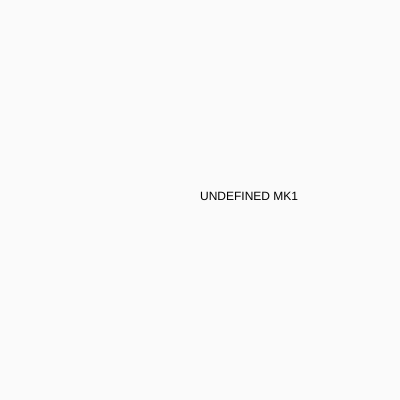
Frame 1 (no input)
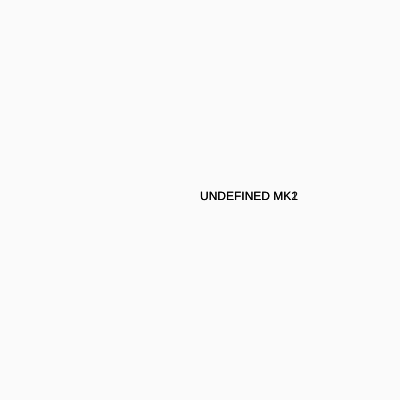
Frame 2 (the mouse pressed at the canvas centre, redrawn once)

The p5.js sketch that drew these frames (run headless with seeded random() and noise() and a simulated clock; the mouse was pressed at the canvas centre and the sketch redrawn once):

// p5.js sketch
// ── sketch.js
const ngrams = {};

const txt = ``;

const n = 1;
const desiredWordLength = 4;

function setup() {
  createCanvas(400, 400);
  background(250);
  noLoop();
}

// Start with an arbitrary ngram

function draw() {
  const words = txt.split(/\W+/);
  words.forEach(w => {
    const word = w.toLowerCase();
    for (var i = 0; i < word.length - n; i++) {
      // look at an ngram
      const gram = word.substring(i, i + n);
      // look at the next character
      const next = word.charAt(i + n);
      // if this is a new one, make an empty array
      if (!ngrams.hasOwnProperty(gram)) {
        ngrams[gram] = [];
      }
      // add the character as a possible outcome

      ngrams[gram].push(next);
    }
  });

  const keys = Object.keys(ngrams);
  let curr = keys[floor(random(keys.length))];
  let finalWord = curr;

  for (var i = 0; i < desiredWordLength; i++) {
    if (ngrams.hasOwnProperty(curr)) {
      const possible = ngrams[curr];
      const next = choice(possible);

      finalWord += next;
      curr = finalWord.substring(finalWord.length - 1, finalWord.length);
    } else break;
  }
  rectMode(CENTER);
  finalWord += ` mk${floor(random(1, 5))}`;
  text(finalWord.toUpperCase(), width / 2, height / 2);
}

function choice(list) {
  const i = floor(random(list.length));
  return list[i];
}
